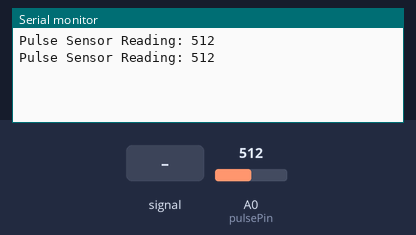
Simulated run of this sketch. Board: Arduino Uno, built with avr-gcc and run on an emulated ATmega328P. Parts: the last lines printed to the serial monitor. The inputs (shaded band) are chosen by the test bench; at power-on: A0 (pulsePin) = 512.

Above: at 1.8 s.
1.9 s: A0 (pulsePin) fed a 200 Hz sine of ±81 counts around its level
At 2.8 s:
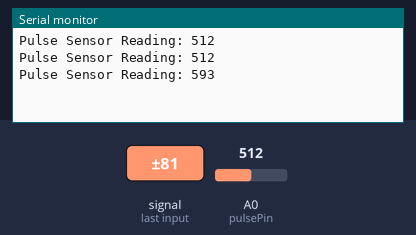
3.4 s: A0 (pulsePin) set to 716
At 4.4 s:
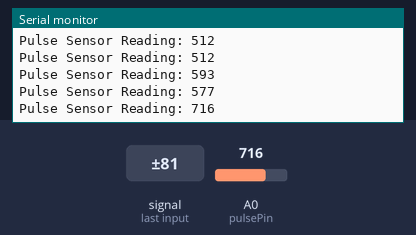
4.9 s: A0 (pulsePin) fed a 1000 Hz sine of ±255 counts around its level
At 5.8 s:
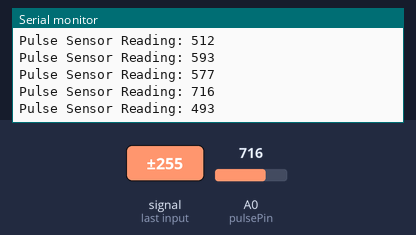
6.4 s: A0 (pulsePin) set to 900
At 7.8 s:
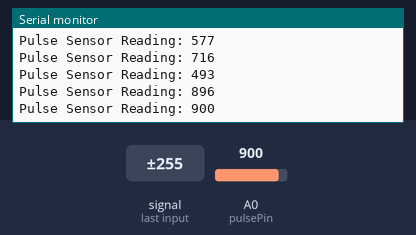
Timing chart, 0 to 8.9 s (numbered marks = the images above; inputs shaded):
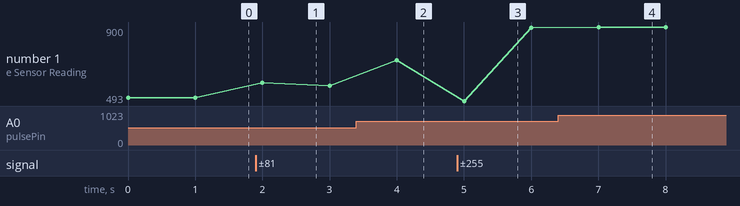

The sketch:

heartbeat_monitor.ino
```cpp
// Basic Pulse Sensor Setup

int pulsePin = A0;     // Pulse Sensor connected to A0
int pulseValue = 0;    // Variable to store pulse reading

void setup() {
  Serial.begin(9600);
  pinMode(pulsePin, INPUT);
}

void loop() {
  pulseValue = analogRead(pulsePin);
  float voltage = (pulseValue / 1023.0) * 5.0;
  Serial.print("Pulse Sensor Reading: ");
  Serial.println(pulseValue);
  delay(1000); // Wait 1 second
}
```

Measured:
- after the input at 1.9 s, the serial monitor: prints a new line after 0.10 s (image 1)
- after the input at 3.4 s, the serial monitor: prints a new line after 0.60 s (image 2)
- after the input at 4.9 s, the serial monitor: prints a new line after 0.10 s (image 3)
- after the input at 6.4 s, the serial monitor: prints a new line after 0.60 s (image 4)
- plotted number 1: 512 → 577 after the input at 1.9 s, 577 → 716 after the input at 3.4 s, 716 → 896 after the input at 4.9 s, 896 → 900 after the input at 6.4 s
